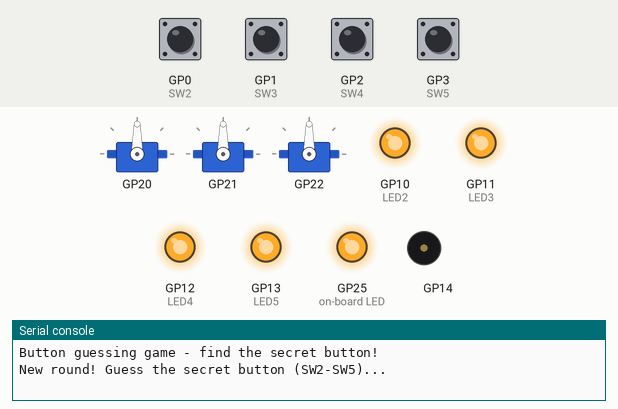
A program run on a simulated Raspberry Pi Pico running MicroPython. Parts: 3 × servo, output pins drawn as LEDs (lit = HIGH), buzzer (waves = sounding), the last lines printed to the serial console. The inputs (shaded band) are chosen by the test bench; at power-on: GP0 (SW2), GP1 (SW3), GP2 (SW4), GP3 (SW5) HIGH. Random numbers come from a fixed seed; servo angles are drawn from the pulse width (0.5 ms = 0°, 2.5 ms = 180°).

Above: at 1.2 s.
1.3 s: GP1 (SW3) pulled LOW for 0.15 s
At 2.25 s:
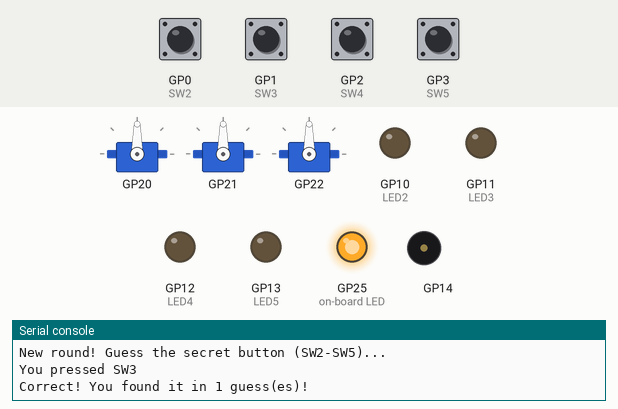
4.3 s: GP2 (SW4) pulled LOW for 0.15 s
At 5.7 s:
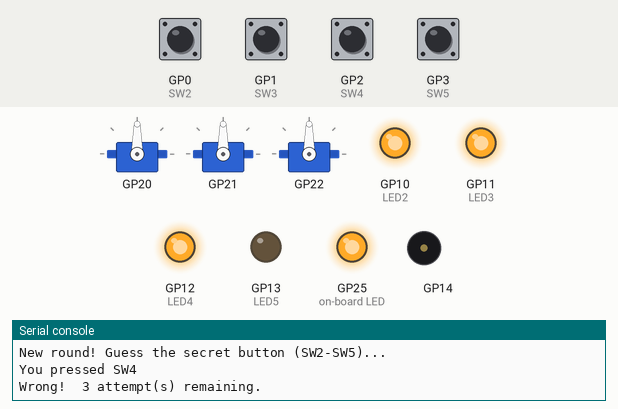
6.0 s: GP0 (SW2) pulled LOW for 0.15 s
At 6.2 s:
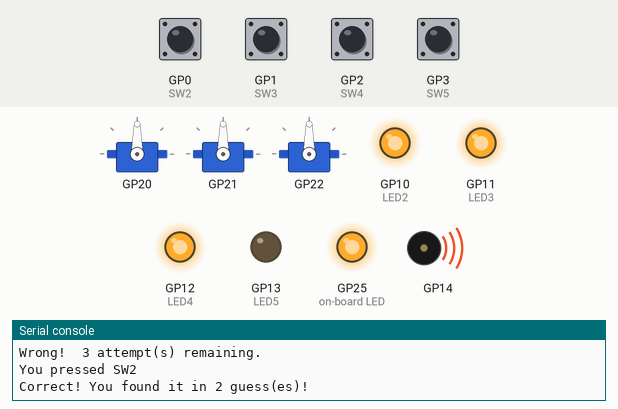
9.0 s: GP0 (SW2) pulled LOW for 1 s
At 10.05 s:
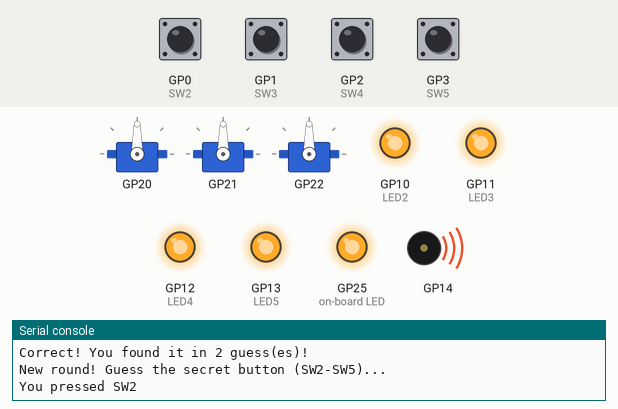
11.6 s: GP3 (SW5) pulled LOW for 0.15 s
At 12.5 s:
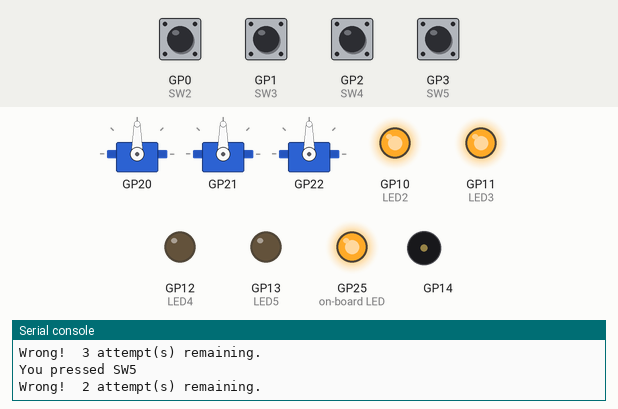
13.3 s: GP1 (SW3) pulled LOW for 1 s
At 15.0 s:
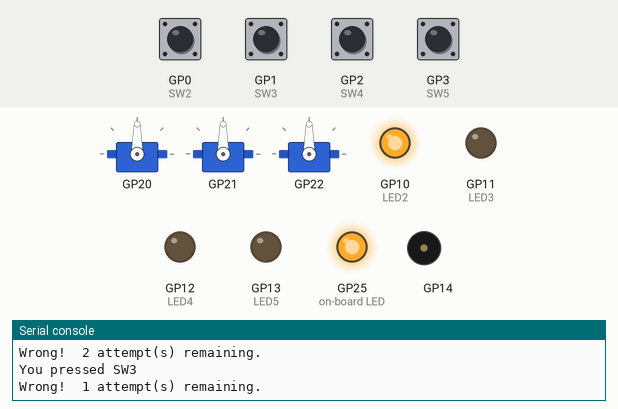
Timing chart, 0 to 16.5 s (numbered marks = the images above; inputs shaded):
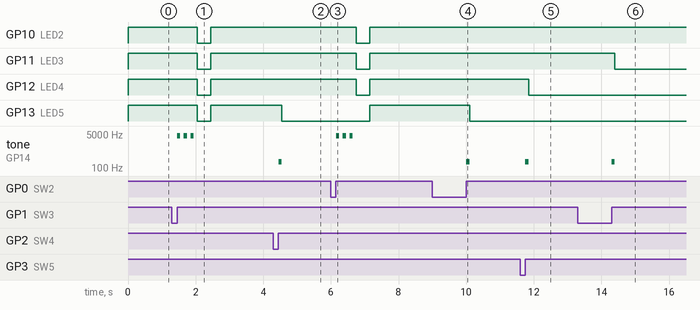

The program:

Activity_B08_Functions.py
```python
# ================================================================================
# Beginner Activity 8: Functions [Activity_B08_Functions.py]
# Version: 1.2
# Updated: September 10, 2026
#
# Platform: mirobo.tech BEAPER Pico circuit (any configuration)
# Requires: BEAPER_Pico.py board module file
# ================================================================================

# IMPORTANT: Copy BEAPER_Pico.py into your Raspberry Pi Pico.
import BEAPER_Pico as beaper  # Set up BEAPER Pico I/O

import random
import time

# --- Program Constants ----------------
FLASH_DELAY = const(100)
STEP_DELAY = const(400)
MAX_ATTEMPTS = const(4)

# --- Program Variables ----------------
target = 0
attempts = 0


# --- Program Functions ----------------

def clear_leds():
    # Turn off all four LEDs.
    for led in beaper.LEDS:
        led.value(0)

def indicate_attempts(count):
    # Light LEDs to show remaining attempts: 4 lit = 4 remaining, etc.
    beaper.LED2.value(1 if count >= 1 else 0)
    beaper.LED3.value(1 if count >= 2 else 0)
    beaper.LED4.value(1 if count >= 3 else 0)
    beaper.LED5.value(1 if count >= 4 else 0)

def read_keypad():
    # Wait for any pushbutton to be pressed and released.
    # Returns the button number (2, 3, 4, or 5) when released.
    key = 0
    while key == 0:
        if beaper.SW2.value() == 0:
            key = 2
        elif beaper.SW3.value() == 0:
            key = 3
        elif beaper.SW4.value() == 0:
            key = 4
        elif beaper.SW5.value() == 0:
            key = 5
    while beaper.SW2.value() == 0 or beaper.SW3.value() == 0 or \
          beaper.SW4.value() == 0 or beaper.SW5.value() == 0:
        pass
    return key


# --- Main Program ---------------------

beaper.pico_led_on()  # Turn on Raspberry Pi Pico's built-in LED as a status indicator
print("Button guessing game - find the secret button!")

while True:
    # Start a new round
    target = random.randint(2, 5)
    attempts = MAX_ATTEMPTS
    indicate_attempts(attempts)
    print("New round! Guess the secret button (SW2-SW5)...")

    # Play the round
    while attempts > 0:
        key = read_keypad()
        print("You pressed SW" + str(key))

        if key == target:
            print("Correct! You found it in", MAX_ATTEMPTS - attempts + 1, "guess(es)!")
            for _ in range(3):
                beaper.tone(4000, FLASH_DELAY)
                time.sleep_ms(FLASH_DELAY)
            clear_leds()
            time.sleep_ms(STEP_DELAY)
            attempts = 0           # Exit the inner loop to start a new round
        else:
            attempts -= 1
            beaper.tone(200, FLASH_DELAY)
            indicate_attempts(attempts)
            if attempts > 0:
                print("Wrong! ", attempts, "attempt(s) remaining.")
            else:
                print("Out of attempts! The secret button was SW" + str(target))
                time.sleep_ms(STEP_DELAY)
                clear_leds()


# ================================================================================
# Guided Exploration
# ================================================================================
#
# Every program in this curriculum has used functions - every time you
# have written 'beaper.tone()', 'beaper.LED2.value()', or
# 'time.sleep_ms()', you have been calling a function. This activity
# reveals how functions work and shows you how to define your own.
#
# The three functions in this program are introduced in order of
# increasing complexity, and together they cover the three essential
# forms: a function with no arguments and no return value, a function
# with an argument and no return value, and a function with no
# arguments that returns a value.
#
# --------------------------------------------------------------------------------
# GE 1 - The three function forms
# --------------------------------------------------------------------------------
#
# Functions are named blocks of code that can be called from anywhere
# in a program. They can receive input values called arguments, and
# they can send back a result called a return value.
#
# Look at the three functions defined before the main loop. Their
# signatures show the three forms at a glance:
#
# Example code:
#
# def clear_leds():              # No arguments, no return value
# def indicate_attempts(count):  # One argument, no return value
# def read_keypad():             # No arguments, returns a value
#
# Identify at least five other function calls already in this
# program. For each one, note whether it receives arguments, returns
# a value, or both. 'random.randint(2, 5)' is a good starting point -
# it takes two arguments and returns the random number it generates.
#
# --------------------------------------------------------------------------------
# GE 2 - Defining a function
# --------------------------------------------------------------------------------
#
# The 'def' keyword defines a function. The name that follows becomes
# the way to call it. Everything indented beneath the 'def' line is
# the function body - the code that runs each time the function is
# called.
#
# Look at 'clear_leds()':
#
# Example code:
#
# def clear_leds():
#     # Turn off all four LEDs.
#     for led in beaper.LEDS:
#         led.value(0)
#
# This function takes no arguments and returns no value - it simply
# performs a task. In MicroPython, a function that returns no value
# is sometimes called a void function (borrowing a term from C).
#
# Notice that 'clear_leds()' doesn't refer to LED2 through LED5
# individually - it loops over 'beaper.LEDS', the list of LED objects
# previewed in Activity 7, GE 4. This is the same iteration technique,
# now put to real use.
#
# Count how many times 'clear_leds()' is called in the main program.
# How many lines of code would the program contain if each call were
# replaced with the four individual LED statements?
#
# The reduction in repeated lines is only part of the benefit. What
# would happen if the circuit were redesigned to include a fifth LED?
# If BEAPER_Pico.py's LEDS list were updated to include it, would the
# function need to change? Would any part of the program that calls
# it need to change? This single-point-of-change property (or, in this
# case, no-point-of-change at all) is one of the most important reasons
# to use functions, even for short tasks.
#
# --------------------------------------------------------------------------------
# GE 3 - Parameters and local variables
# --------------------------------------------------------------------------------
#
# The 'indicate_attempts(count)' function receives one argument. The
# name 'count' in the function definition is called a parameter - it
# is a variable that holds whatever value is passed in when the
# function is called.
#
# Look at how 'count' is used inside the function body:
#
# Example code:
#
# def indicate_attempts(count):
#     beaper.LED2.value(1 if count >= 1 else 0)
#     beaper.LED3.value(1 if count >= 2 else 0)
#     beaper.LED4.value(1 if count >= 3 else 0)
#     beaper.LED5.value(1 if count >= 4 else 0)
#
# When the program starts a new round and calls
# 'indicate_attempts(attempts)' with attempts equal to 4, all four
# LEDs light up. As wrong guesses reduce attempts, the function is
# called again and LEDs extinguish one by one.
#
# Trace through the function for each possible value of count (0
# through 4) and describe which LEDs would be lit. What would the
# LEDs show if count were somehow 5 or greater? Verify your
# predictions by running the program.
#
# The parameter 'count' is a local variable - it only exists inside
# 'indicate_attempts()' and disappears when the function returns.
# What would happen if you tried to use 'count' in the main program
# loop? Try it and observe the result.
#
# --------------------------------------------------------------------------------
# GE 4 - The return statement
# --------------------------------------------------------------------------------
#
# The 'read_keypad()' function uses the 'return' statement to send a
# value back to the code that calls it:
#
# Example code:
#
# key = read_keypad()
#
# After this line, 'key' holds whatever value 'read_keypad()'
# returned - the number of the button that was pressed (2, 3, 4, or
# 5). That value is then assigned to 'key' and can be used like any
# other variable.
#
# Look at the two while loops inside 'read_keypad()'. The first loop
# waits until a button is pressed and records which one. The second
# loop waits until all buttons are released before returning. Why are
# both loops necessary? What would happen if the second loop were
# removed and the function returned 'key' immediately after detecting
# a press? Think about how the main loop would behave on the very
# next call to 'read_keypad()'.
#
# --------------------------------------------------------------------------------
# GE 5 - Definition order
# --------------------------------------------------------------------------------
#
# Functions must be defined before they are called. In this program,
# all three functions are defined in the 'Program Functions' section,
# before the main loop that calls them.
#
# What would happen if you moved the 'def clear_leds():' block to
# after the main 'while True:' loop? Try it and observe the error
# message. What does the error tell you about how MicroPython
# processes a program file?
#
# --------------------------------------------------------------------------------
# GE 6 - Conditional expressions in a function
# --------------------------------------------------------------------------------
#
# The 'indicate_attempts()' function is a compact example of using a
# parameter as meaningful data rather than just a count. Each line
# uses a conditional expression to choose between 1 and 0 based on a
# comparison - the same technique used in the Part 2 and Part 3 loops
# in Activity 7.
#
# Rewrite 'indicate_attempts()' using four 'if'/'else' blocks instead
# of the conditional-expression approach, and verify that the program
# still behaves identically. Which version do you find easier to read
# and why?
#
# This exercise illustrates an important principle: a function's
# external behaviour - what it does when called - is separate from
# its internal implementation - how it does it. Code that calls the
# function only sees the result; the implementation can be changed
# freely as long as the result stays the same.
#
# --------------------------------------------------------------------------------
# GE 7 - Function composition
# --------------------------------------------------------------------------------
#
# The 'indicate_attempts()' function currently sets the LEDs
# directly, but the caller is responsible for turning them off at the
# right moment. A tidier design would have 'indicate_attempts()' call
# 'clear_leds()' as its first action, so it always starts from a
# known state before lighting the appropriate LEDs.
#
# A function calling another function is called function composition
# - complex behaviour built from simpler named pieces. Modify
# 'indicate_attempts()' to call 'clear_leds()' as its first action,
# then remove the separate 'clear_leds()' call from the wrong-guess
# branch in the main loop. The program should behave identically.
#
# What does this change tell you about how behaviour can be moved
# into functions without affecting the visible result? What is the
# advantage of 'indicate_attempts()' managing its own cleanup rather
# than relying on the caller to do it?
#
# --------------------------------------------------------------------------------
# GE 8 - Default parameter values
# --------------------------------------------------------------------------------
#
# Open BEAPER_Pico.py and find the definition of the 'tone()'
# function. Read through its body carefully.
#
# What arguments does 'tone()' accept? Are any of them optional? How
# does the function use its arguments internally? Does it call any
# other functions - and if so, which ones?
#
# The optional 'duration' argument uses a Python feature called a
# default parameter value. When 'tone()' is called without a duration
# - as in 'beaper.tone(4000)' - the parameter takes its default value
# instead of requiring the caller to provide one. You have been using
# this feature throughout the curriculum without knowing it had a
# name.
#
# Look at 'noTone()' in the same file. Under what circumstances does
# 'tone()' call 'noTone()'? What would happen if you called
# 'beaper.tone(440)' without a duration - would the tone stop on its
# own? Try it: the hardware timer will keep the tone playing until
# 'beaper.noTone()' is called explicitly to stop it.
#
# This exercise is a preview of how the board module is structured -
# every helper function you have relied on is defined in exactly this
# way, using the same 'def', parameters, and return patterns you have
# been learning in this activity. You now have the tools to read and
# understand all of it.


# ================================================================================
# Extension Activities
# ================================================================================
#
# These activities build on the three functions already in the
# starter program. As you add new functions, keep the main loop
# focused on program flow - it should read clearly as a sequence of
# named actions, with the details handled inside the functions
# themselves.
#
# --------------------------------------------------------------------------------
# EA 1 - win_signal() and lose_signal()
# --------------------------------------------------------------------------------
#
# Add a 'win_signal()' function and a 'lose_signal()' function to the
# starter program, each encapsulating the tone and LED behaviour for
# their respective outcomes. Replace the inline win and lose code in
# the main loop with calls to these functions.
#
# After this change, the inner 'while attempts > 0:' loop should read
# almost like plain English: get a key, check if it matches, call the
# appropriate signal function, update the display. How does moving
# the signal behaviour into named functions change the readability of
# the main loop?
#
# --------------------------------------------------------------------------------
# EA 2 - flash_led(led, times)
# --------------------------------------------------------------------------------
#
# Write a 'flash_led(led, times)' function that flashes a specified
# LED a specified number of times with a short delay between each
# flash. The first argument should be an LED pin object (such as
# beaper.LED2) - in MicroPython, objects can be passed to functions
# just like numbers or strings, so 'led' inside the function will
# behave exactly like 'beaper.LED2' does in the main program. The
# second argument should be the number of flashes.
#
# Use this function to create distinct win and lose signals that use
# different LEDs and flash counts, replacing the simpler tone-only
# signals from EA 1.
#
# This demonstrates that a single well-written function can produce
# several distinct outputs depending on its arguments.
#
# --------------------------------------------------------------------------------
# EA 3 - Confirmation tones in read_keypad()
# --------------------------------------------------------------------------------
#
# Modify 'read_keypad()' to also play a brief confirmation tone when
# a button press is detected - before the release loop. Each button
# should play a different frequency so the player can identify which
# button was pressed by sound alone: SW2=500Hz, SW3=750Hz, SW4=1000Hz,
# SW5=1250Hz (or choose your own frequencies).
#
# This adds behaviour to the function without changing its interface
# - the calling code still uses 'key = read_keypad()' and receives
# the same return values. What does this tell you about the advantage
# of encapsulating behaviour in functions?
#
# --------------------------------------------------------------------------------
# EA 4 - choose_target()
# --------------------------------------------------------------------------------
#
# Write a 'choose_target()' function that uses 'random.randint()' to
# return a randomly chosen button number (2, 3, 4, or 5). Replace the
# direct 'random.randint(2, 5)' call in the main loop with a call to
# this new function.
#
# This may seem like a small change for little gain, but consider: if
# you later wanted to change the selection logic - weighting certain
# buttons more heavily, or avoiding the same button twice in a row -
# you would only need to change 'choose_target()', not every place in
# the program that picks a target. This is called encapsulating the
# selection logic, and it is one of the main reasons functions are
# used even for short tasks.
#
# --------------------------------------------------------------------------------
# EA 5 - Refactor the combination lock
# --------------------------------------------------------------------------------
#
# Refactor the combination lock from Activity 6's Combination Lock
# Project into a cleaner version using the three functions from this
# activity. (If you haven't completed that project yet, you can build
# a fresh combination lock now using these three functions from the
# start.) The combination lock requires the player to press a
# specific sequence of buttons in order. Use:
#
#  - 'read_keypad()' to get each button press
#  - 'indicate_attempts(step)' to light LEDs showing how many steps
#    of the sequence have been completed correctly
#  - 'clear_leds()' to reset the display on a wrong press
#
# The main program logic should fit in around 15 lines. Compare this
# version with your Activity 6 combination lock program. What
# specifically did moving code into functions change about the
# structure and readability of the main loop?
#
# As an extension, add a second parameter to 'indicate_attempts()' so
# it can accept 'indicate_attempts(step, success)' where 'success' is
# True or False. When success is False, flash the lit LEDs briefly
# before clearing, rather than clearing immediately. How does adding
# a second parameter change the function's interface, and what
# changes are needed wherever the function is called?
```

Source omitted: BEAPER_Pico.py (11693 bytes)

Measured:
- after the input at 1.3 s, GP10 (LED2), GP11 (LED3), GP12 (LED4), GP13 (LED5): HIGH → LOW after 0.75 s, → HIGH 0.40 s later; tone on GP14: alternates 4000 Hz for 0.10 s and silent for 0.10 s, 6 changes in all, then stays silent, starting after 0.15 s
- after the input at 4.3 s, GP13 (LED5): HIGH → LOW after 0.25 s; tone on GP14: silent → 200 Hz after 0.15 s, → silent 0.10 s later
- after the input at 6.0 s, GP10 (LED2), GP11 (LED3), GP12 (LED4): HIGH → LOW after 0.75 s, → HIGH 0.40 s later; GP13 (LED5): LOW → HIGH after 1.2 s; tone on GP14: alternates 4000 Hz for 0.10 s and silent for 0.10 s, 6 changes in all, then stays silent, starting after 0.15 s
- after the input at 9.0 s, GP13 (LED5): HIGH → LOW after 1.1 s; tone on GP14: silent → 200 Hz after 1.0 s, → silent 0.10 s later
- after the input at 11.6 s, GP12 (LED4): HIGH → LOW after 0.25 s; tone on GP14: silent → 200 Hz after 0.15 s, → silent 0.10 s later
- after the input at 13.3 s, GP11 (LED3): HIGH → LOW after 1.1 s; tone on GP14: silent → 200 Hz after 1.0 s, → silent 0.10 s later
